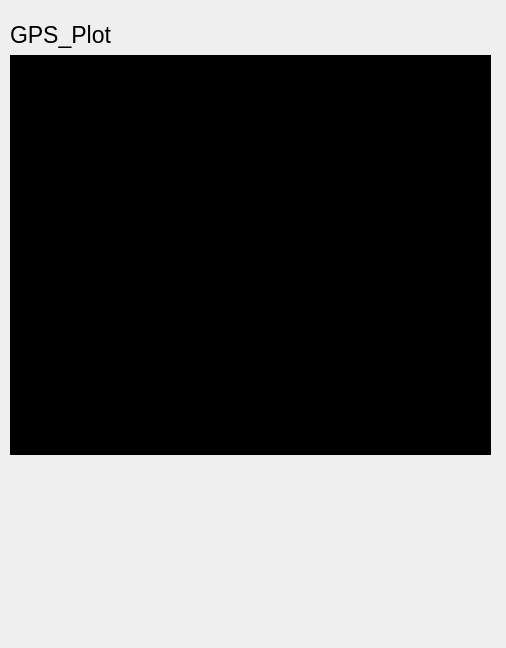
<?xml version="1.0" encoding="UTF-8"?>
<ui version="4.0">
 <class>GPS</class>
 <widget class="QWidget" name="GPS">
  <property name="geometry">
   <rect>
    <x>0</x>
    <y>0</y>
    <width>506</width>
    <height>648</height>
   </rect>
  </property>
  <property name="windowTitle">
   <string>GPS</string>
  </property>
  <widget class="QWidget" name="verticalLayoutWidget">
   <property name="geometry">
    <rect>
     <x>10</x>
     <y>20</y>
     <width>481</width>
     <height>435</height>
    </rect>
   </property>
   <layout class="QVBoxLayout" name="verticalLayout">
    <item>
     <widget class="QLabel" name="GPS_Plot">
      <property name="font">
       <font>
        <pointsize>17</pointsize>
       </font>
      </property>
      <property name="text">
       <string>GPS_Plot</string>
      </property>
     </widget>
    </item>
    <item>
     <widget class="QWidget" name="gps_plotter" native="true">
      <property name="minimumSize">
       <size>
        <width>0</width>
        <height>400</height>
       </size>
      </property>
      <property name="styleSheet">
       <string notr="true">background-color: rgb(0, 0, 0);</string>
      </property>
     </widget>
    </item>
   </layout>
  </widget>
 </widget>
 <resources/>
 <connections/>
</ui>
